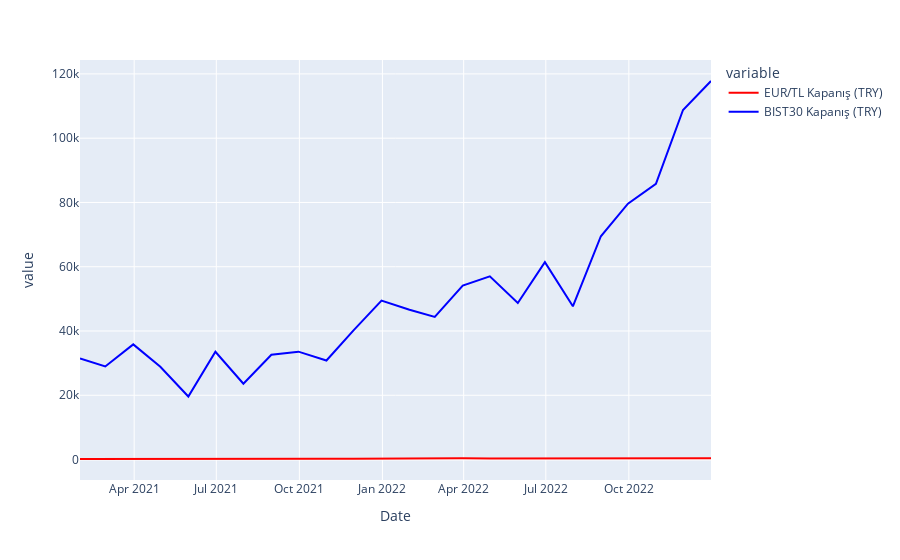

The notebook cell this image was saved under:
### Markdown cell above
4. Resample yöntemi ile ürettiğiniz tabloyu grafik olarak inceleyiniz. 2. adımda elde ettiğiniz grafik ile karşılaştırarak yorumlayınız.

### Code cell
mergeDfPlt=px.line(mergeDf,color_discrete_map={"EUR/TL Kapanış (TRY)":"red","BIST30 Kapanış (TRY)":"blue"})
mergeDfPlt

### Figure 1 — Plotly figure (JSON) as saved in the notebook; plotly's stock layout.template omitted (floating-point values rounded to 4 significant figures)
{"data": [{"hovertemplate": "variable=EUR/TL Kapanış (TRY)<br>Date=%{x}<br>value=%{y}<extra></extra>", "legendgroup": "EUR/TL Kapanış (TRY)", "line": {"color": "red", "dash": "solid"}, "marker": {"symbol": "circle"}, "mode": "lines", "name": "EUR/TL Kapanış (TRY)", "orientation": "v", "showlegend": true, "type": "scatter", "x": ["2021-01-31T00:00:00", "2021-02-28T00:00:00", "2021-03-31T00:00:00", "2021-04-30T00:00:00", "2021-05-31T00:00:00", "2021-06-30T00:00:00", "2021-07-31T00:00:00", "2021-08-31T00:00:00", "2021-09-30T00:00:00", "2021-10-31T00:00:00", "2021-11-30T00:00:00", "2021-12-31T00:00:00", "2022-01-31T00:00:00", "2022-02-28T00:00:00", "2022-03-31T00:00:00", "2022-04-30T00:00:00", "2022-05-31T00:00:00", "2022-06-30T00:00:00", "2022-07-31T00:00:00", "2022-08-31T00:00:00", "2022-09-30T00:00:00", "2022-10-31T00:00:00", "2022-11-30T00:00:00", "2022-12-31T00:00:00"], "xaxis": "x", "y": [189.3, 171.4, 210.3, 214.8, 213.4, 228.6, 223.8, 219.4, 221.1, 223.8, 265.9, 347.3, 320.5, 308.4, 369.0, 334.1, 361.9, 393.9, 371.9, 419.1, 398.8, 383.4, 416.3, 433.6], "yaxis": "y"}, {"hovertemplate": "variable=BIST30 Kapanış (TRY)<br>Date=%{x}<br>value=%{y}<extra></extra>", "legendgroup": "BIST30 Kapanış (TRY)", "line": {"color": "blue", "dash": "solid"}, "marker": {"symbol": "circle"}, "mode": "lines", "name": "BIST30 Kapanış (TRY)", "orientation": "v", "showlegend": true, "type": "scatter", "x": ["2021-01-31T00:00:00", "2021-02-28T00:00:00", "2021-03-31T00:00:00", "2021-04-30T00:00:00", "2021-05-31T00:00:00", "2021-06-30T00:00:00", "2021-07-31T00:00:00", "2021-08-31T00:00:00", "2021-09-30T00:00:00", "2021-10-31T00:00:00", "2021-11-30T00:00:00", "2021-12-31T00:00:00", "2022-01-31T00:00:00", "2022-02-28T00:00:00", "2022-03-31T00:00:00", "2022-04-30T00:00:00", "2022-05-31T00:00:00", "2022-06-30T00:00:00", "2022-07-31T00:00:00", "2022-08-31T00:00:00", "2022-09-30T00:00:00", "2022-10-31T00:00:00", "2022-11-30T00:00:00", "2022-12-31T00:00:00"], "xaxis": "x", "y": [31470.0, 28980.0, 35840.0, 28890.0, 19620.0, 33550.0, 23610.0, 32620.0, 33570.0, 30810.0, 40210.0, 49450.0, 46640.0, 44410.0, 54120.0, 57020.0, 48700.0, 61430.0, 47700.0, 69490.0, 79630.0, 85800.0, 108800.0, 117800.0], "yaxis": "y"}], "layout": {"legend": {"title": {"text": "variable"}, "tracegroupgap": 0}, "margin": {"t": 60}, "xaxis": {"anchor": "y", "domain": [0, 1], "title": {"text": "Date"}}, "yaxis": {"anchor": "x", "domain": [0, 1], "title": {"text": "value"}}}}
